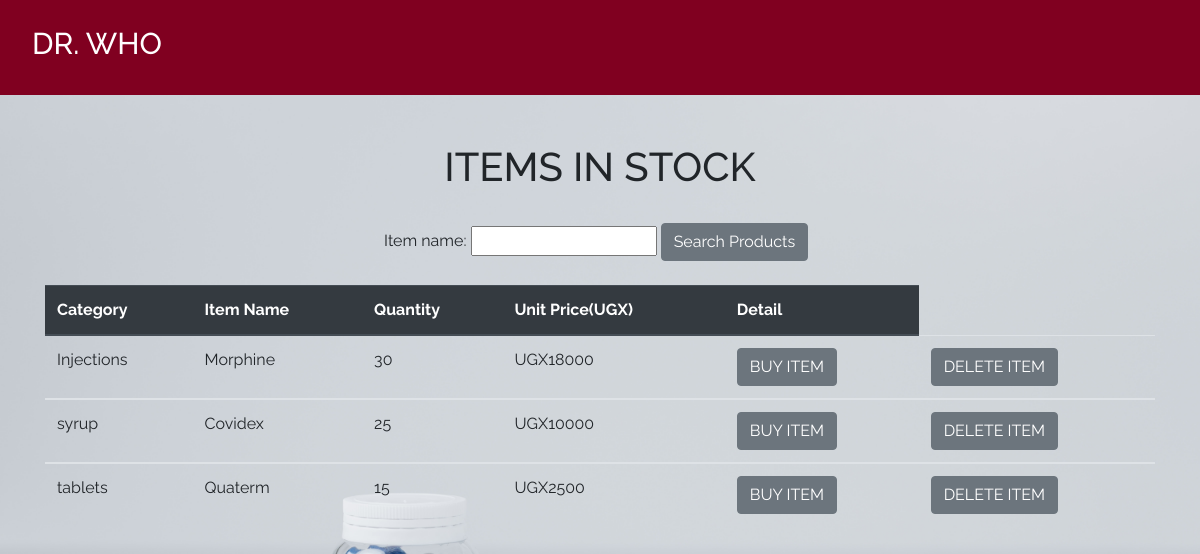
/index/, run on an earlier commit of the app's database.
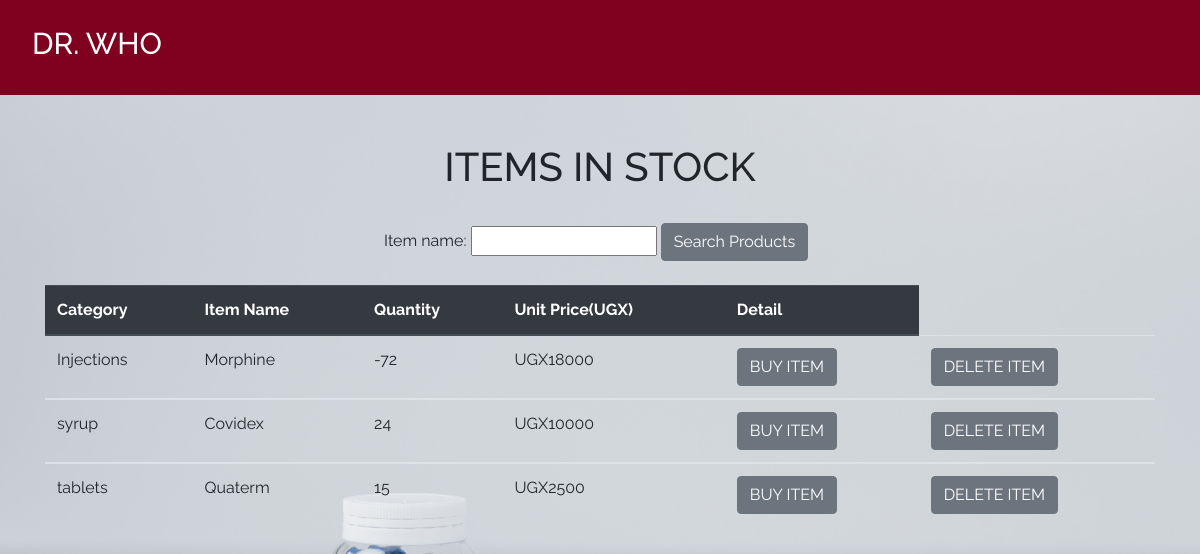
And on a later commit of the database.
### dawa/models.py (models this page shows, shortened)
class Product(models.Model):
    category_name = models.ForeignKey(Category, on_delete=models.CASCADE, null=True, blank = True)
    item_name = models.CharField(max_length =50, null = True, blank = True)
    total_quantity = models.IntegerField(default = 0, null = True, blank = True)
    issued_quantity = models.IntegerField(default = 0, null = True, blank = True)
    received_quantity = models.IntegerField(default = 0, null = True, blank = True)
    unit_price = models.IntegerField(default = 0, null = True, blank = True)
    manufacturer = models.CharField(max_length=50, null = True, blank = True)
    brand = models.CharField(max_length=50, null = True, blank = True)

class Category(models.Model):
    name = models.CharField(max_length=50, null = True, blank = True)
    def __str__(self):
        return self.name

### dawa/views.py (the view)
# urls.py: path('index/', views.home, name = 'index'),
def home(request):
    products = Product.objects.all().order_by('-id')
    product_filter = Product_filter(request.GET, queryset=products)
    products = product_filter.qs
    return render(request,'products/index.html', {'products':products,'product_filter':product_filter})

### templates/products/index.html
{% extends 'products/base.html'%} {% block content%}
<br></br>
<div class = "container">
  <h1 class= "text-center">ITEMS IN STOCK</h1>
  <br>
  <div id="fil" class = "container">
    <form action = "" method = "GET">
      {{product_filter.form}}
      <input
      type = "submit"
      value = "Search Products"
      class="btn btn-secondary btn"/>
    </form>
  </div>
  <br>
  <table class="table">
    <thead class="thead-dark">
      <tr>
        <th scope="col">Category</th>
        <th scope="col">Item Name</th>
        <th scope="col">Quantity</th>
        <th scope="col">Unit Price(UGX)</th>
        <th scope = "col">Detail</th>
      </tr>
    </thead>
    {% for product in products %}
    <tbody>
      <tr>
        <td>{{product.category_name}}</td>
        <td>{{product.item_name}}</td>
        <td>{{product.total_quantity}}</td>
        <td>UGX{{product.unit_price}}</td>
        <td><a href="{% url 'product_detail' product.id %}"
              ><input
                type="submit"
                value="BUY ITEM"
                class="btn btn-secondary btn"
                type="button"
            /></a></td>
            <td><a href="{% url 'delete_item' product.id %}"
              ><input
                type="submit"
                value="DELETE ITEM"
                class="btn btn-secondary btn"
                type="button"
            /></a></td>
      </tr>
    </tbody>
    {% endfor %}
  </table>
</div>
{% endblock%}

What changed in the data, as far as the page shows it:
changed Product "Morphine": total_quantity "30" → "-72"
changed Product "Covidex": total_quantity "25" → "24"
